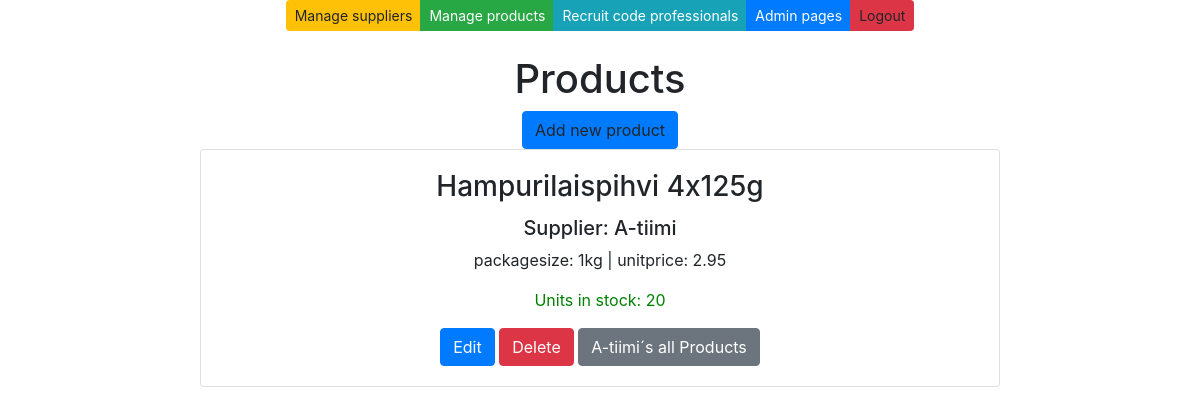
The page /products-by-supplier/2/ on the database as committed earlier.
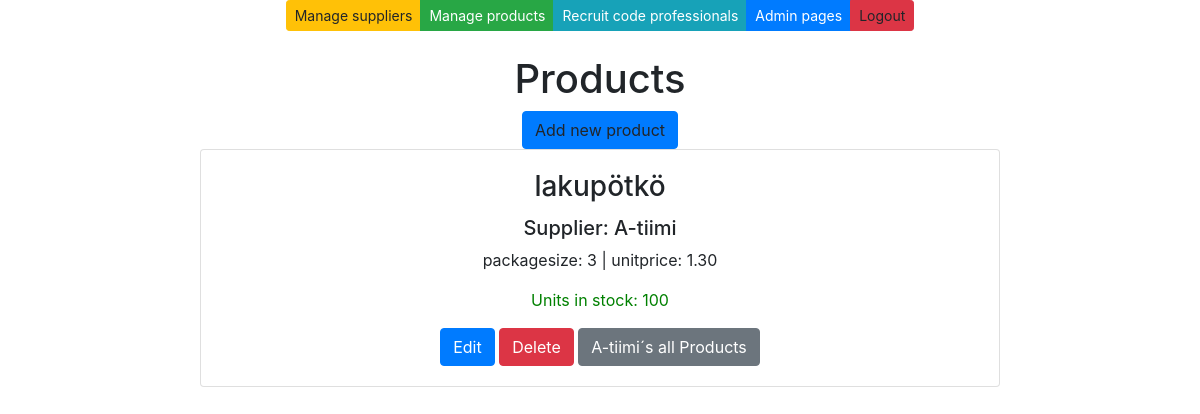
The same page on the database as committed later.
### app/models.py (models this page shows, shortened)
class Product(models.Model):
    productname = models.CharField(max_length = 20, default = "laku")
    packagesize = models.CharField(max_length = 20, default = 3)
    unitprice = models.DecimalField(max_digits=8, decimal_places=2, default=1.00)
    unitsinstock = models.IntegerField(default = 3)
    supplier = models.ForeignKey(Supplier, on_delete=models.CASCADE)

class Supplier(models.Model):
    companyname = models.CharField(max_length = 50, default="firma")
    contactname = models.CharField(max_length = 50, default="firma")
    address = models.CharField(max_length = 100, default="firma")
    phone = models.CharField(max_length = 20, default="firma")
    email = models.CharField(max_length = 50, default="firma")
    country = models.CharField(max_length = 50, default="firma")

### app/views.py (the view)
# urls.py: path('products-by-supplier/<int:id>/', productsfiltered),
def productsfiltered(request, id):
    productlist = Product.objects.all()
    filteredproducts = productlist.filter(supplier = id)
    context = {'products': filteredproducts}
    return render (request,"productlist.html", context)

### app/templates/productlist.html (shortened to what this page needs)
{% extends 'index.html' %}
{% block content %}
<br />
<br />
<h1>Products</h1>
<a onclick="showaddform()" class="btn btn-primary">Add new product</a>
{% for p in products %}
<div class="card" style="width: 50rem;">
    <div class="card-body">
        <h3 class="card-title">{{p.productname}} </h3>
        <h5 class="card-text">Supplier: {{p.supplier.companyname}}</h5>
        <p class="card-text">packagesize: {{p.packagesize}} | unitprice: {{p.unitprice}}</p>
        <p class="card-text" style="color: green;">Units in stock: {{p.unitsinstock}}</p>
        <a href="/edit-product-get/{{p.id}}/" class="btn btn-primary">Edit</a>
        <a href="/confirm-delete-product/{{p.id}}/" class="btn btn-danger">Delete</a>
        <a href="/products-by-supplier/{{p.supplier.id}}/" class="btn btn-secondary">{{p.supplier.companyname}}´s all
            Products</a>
    </div>
</div>
{% empty %}
<div class="card" style="width: 50rem;">
    <div class="card-body">
        <p class="card-text">No products found in the database </p>
    </div>
</div>
{%endfor%}
{% endblock %}

Rows that differ between the two databases and show on the page:
removed Product: productname "Hampurilaispihvi 4x125g", supplier.companyname "A-tiimi", packagesize "1kg", unitprice "2.95", unitsinstock "20"
added Product: productname "lakupötkö", supplier.companyname "A-tiimi", packagesize "3", unitprice "1.30", unitsinstock "100"
